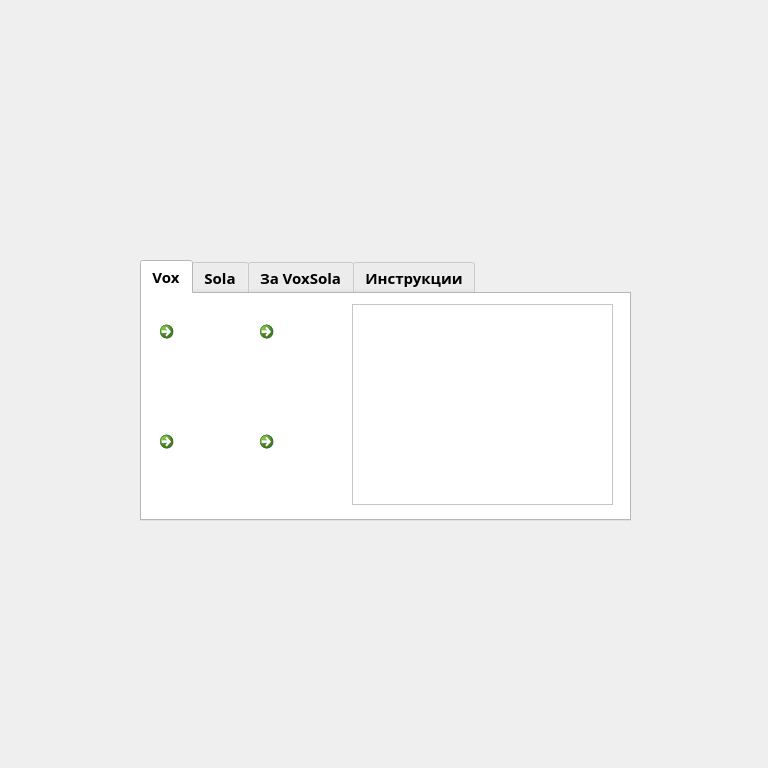
<?xml version="1.0" encoding="UTF-8"?>
<ui version="4.0">
 <class>MainVoxSolaDialog</class>
 <widget class="QDialog" name="MainVoxSolaDialog">
  <property name="geometry">
   <rect>
    <x>0</x>
    <y>0</y>
    <width>768</width>
    <height>768</height>
   </rect>
  </property>
  <property name="windowTitle">
   <string>Dialog</string>
  </property>
  <property name="windowIcon">
   <iconset resource="MainResources/MainVoxSolaResources.qrc">
    <normaloff>:/Images/Images/VoxSolaIcon.ico</normaloff>:/Images/Images/VoxSolaIcon.ico</iconset>
  </property>
  <widget class="QTabWidget" name="tabWidget">
   <property name="geometry">
    <rect>
     <x>140</x>
     <y>260</y>
     <width>491</width>
     <height>261</height>
    </rect>
   </property>
   <property name="palette">
    <palette>
     <active>
      <colorrole role="WindowText">
       <brush brushstyle="SolidPattern">
        <color alpha="255">
         <red>0</red>
         <green>0</green>
         <blue>0</blue>
        </color>
       </brush>
      </colorrole>
      <colorrole role="Button">
       <brush brushstyle="SolidPattern">
        <color alpha="255">
         <red>255</red>
         <green>255</green>
         <blue>255</blue>
        </color>
       </brush>
      </colorrole>
      <colorrole role="Light">
       <brush brushstyle="SolidPattern">
        <color alpha="255">
         <red>255</red>
         <green>255</green>
         <blue>255</blue>
        </color>
       </brush>
      </colorrole>
      <colorrole role="Midlight">
       <brush brushstyle="SolidPattern">
        <color alpha="255">
         <red>255</red>
         <green>255</green>
         <blue>255</blue>
        </color>
       </brush>
      </colorrole>
      <colorrole role="Dark">
       <brush brushstyle="SolidPattern">
        <color alpha="255">
         <red>127</red>
         <green>127</green>
         <blue>127</blue>
        </color>
       </brush>
      </colorrole>
      <colorrole role="Mid">
       <brush brushstyle="SolidPattern">
        <color alpha="255">
         <red>170</red>
         <green>170</green>
         <blue>170</blue>
        </color>
       </brush>
      </colorrole>
      <colorrole role="Text">
       <brush brushstyle="SolidPattern">
        <color alpha="255">
         <red>0</red>
         <green>0</green>
         <blue>0</blue>
        </color>
       </brush>
      </colorrole>
      <colorrole role="BrightText">
       <brush brushstyle="SolidPattern">
        <color alpha="255">
         <red>255</red>
         <green>255</green>
         <blue>255</blue>
        </color>
       </brush>
      </colorrole>
      <colorrole role="ButtonText">
       <brush brushstyle="SolidPattern">
        <color alpha="255">
         <red>0</red>
         <green>0</green>
         <blue>0</blue>
        </color>
       </brush>
      </colorrole>
      <colorrole role="Base">
       <brush brushstyle="SolidPattern">
        <color alpha="255">
         <red>255</red>
         <green>255</green>
         <blue>255</blue>
        </color>
       </brush>
      </colorrole>
      <colorrole role="Window">
       <brush brushstyle="SolidPattern">
        <color alpha="255">
         <red>255</red>
         <green>255</green>
         <blue>255</blue>
        </color>
       </brush>
      </colorrole>
      <colorrole role="Shadow">
       <brush brushstyle="SolidPattern">
        <color alpha="255">
         <red>0</red>
         <green>0</green>
         <blue>0</blue>
        </color>
       </brush>
      </colorrole>
      <colorrole role="AlternateBase">
       <brush brushstyle="SolidPattern">
        <color alpha="255">
         <red>255</red>
         <green>255</green>
         <blue>255</blue>
        </color>
       </brush>
      </colorrole>
      <colorrole role="ToolTipBase">
       <brush brushstyle="SolidPattern">
        <color alpha="255">
         <red>255</red>
         <green>255</green>
         <blue>220</blue>
        </color>
       </brush>
      </colorrole>
      <colorrole role="ToolTipText">
       <brush brushstyle="SolidPattern">
        <color alpha="255">
         <red>0</red>
         <green>0</green>
         <blue>0</blue>
        </color>
       </brush>
      </colorrole>
     </active>
     <inactive>
      <colorrole role="WindowText">
       <brush brushstyle="SolidPattern">
        <color alpha="255">
         <red>0</red>
         <green>0</green>
         <blue>0</blue>
        </color>
       </brush>
      </colorrole>
      <colorrole role="Button">
       <brush brushstyle="SolidPattern">
        <color alpha="255">
         <red>255</red>
         <green>255</green>
         <blue>255</blue>
        </color>
       </brush>
      </colorrole>
      <colorrole role="Light">
       <brush brushstyle="SolidPattern">
        <color alpha="255">
         <red>255</red>
         <green>255</green>
         <blue>255</blue>
        </color>
       </brush>
      </colorrole>
      <colorrole role="Midlight">
       <brush brushstyle="SolidPattern">
        <color alpha="255">
         <red>255</red>
         <green>255</green>
         <blue>255</blue>
        </color>
       </brush>
      </colorrole>
      <colorrole role="Dark">
       <brush brushstyle="SolidPattern">
        <color alpha="255">
         <red>127</red>
         <green>127</green>
         <blue>127</blue>
        </color>
       </brush>
      </colorrole>
      <colorrole role="Mid">
       <brush brushstyle="SolidPattern">
        <color alpha="255">
         <red>170</red>
         <green>170</green>
         <blue>170</blue>
        </color>
       </brush>
      </colorrole>
      <colorrole role="Text">
       <brush brushstyle="SolidPattern">
        <color alpha="255">
         <red>0</red>
         <green>0</green>
         <blue>0</blue>
        </color>
       </brush>
      </colorrole>
      <colorrole role="BrightText">
       <brush brushstyle="SolidPattern">
        <color alpha="255">
         <red>255</red>
         <green>255</green>
         <blue>255</blue>
        </color>
       </brush>
      </colorrole>
      <colorrole role="ButtonText">
       <brush brushstyle="SolidPattern">
        <color alpha="255">
         <red>0</red>
         <green>0</green>
         <blue>0</blue>
        </color>
       </brush>
      </colorrole>
      <colorrole role="Base">
       <brush brushstyle="SolidPattern">
        <color alpha="255">
         <red>255</red>
         <green>255</green>
         <blue>255</blue>
        </color>
       </brush>
      </colorrole>
      <colorrole role="Window">
       <brush brushstyle="SolidPattern">
        <color alpha="255">
         <red>255</red>
         <green>255</green>
         <blue>255</blue>
        </color>
       </brush>
      </colorrole>
      <colorrole role="Shadow">
       <brush brushstyle="SolidPattern">
        <color alpha="255">
         <red>0</red>
         <green>0</green>
         <blue>0</blue>
        </color>
       </brush>
      </colorrole>
      <colorrole role="AlternateBase">
       <brush brushstyle="SolidPattern">
        <color alpha="255">
         <red>255</red>
         <green>255</green>
         <blue>255</blue>
        </color>
       </brush>
      </colorrole>
      <colorrole role="ToolTipBase">
       <brush brushstyle="SolidPattern">
        <color alpha="255">
         <red>255</red>
         <green>255</green>
         <blue>220</blue>
        </color>
       </brush>
      </colorrole>
      <colorrole role="ToolTipText">
       <brush brushstyle="SolidPattern">
        <color alpha="255">
         <red>0</red>
         <green>0</green>
         <blue>0</blue>
        </color>
       </brush>
      </colorrole>
     </inactive>
     <disabled>
      <colorrole role="WindowText">
       <brush brushstyle="SolidPattern">
        <color alpha="255">
         <red>127</red>
         <green>127</green>
         <blue>127</blue>
        </color>
       </brush>
      </colorrole>
      <colorrole role="Button">
       <brush brushstyle="SolidPattern">
        <color alpha="255">
         <red>255</red>
         <green>255</green>
         <blue>255</blue>
        </color>
       </brush>
      </colorrole>
      <colorrole role="Light">
       <brush brushstyle="SolidPattern">
        <color alpha="255">
         <red>255</red>
         <green>255</green>
         <blue>255</blue>
        </color>
       </brush>
      </colorrole>
      <colorrole role="Midlight">
       <brush brushstyle="SolidPattern">
        <color alpha="255">
         <red>255</red>
         <green>255</green>
         <blue>255</blue>
        </color>
       </brush>
      </colorrole>
      <colorrole role="Dark">
       <brush brushstyle="SolidPattern">
        <color alpha="255">
         <red>127</red>
         <green>127</green>
         <blue>127</blue>
        </color>
       </brush>
      </colorrole>
      <colorrole role="Mid">
       <brush brushstyle="SolidPattern">
        <color alpha="255">
         <red>170</red>
         <green>170</green>
         <blue>170</blue>
        </color>
       </brush>
      </colorrole>
      <colorrole role="Text">
       <brush brushstyle="SolidPattern">
        <color alpha="255">
         <red>127</red>
         <green>127</green>
         <blue>127</blue>
        </color>
       </brush>
      </colorrole>
      <colorrole role="BrightText">
       <brush brushstyle="SolidPattern">
        <color alpha="255">
         <red>255</red>
         <green>255</green>
         <blue>255</blue>
        </color>
       </brush>
      </colorrole>
      <colorrole role="ButtonText">
       <brush brushstyle="SolidPattern">
        <color alpha="255">
         <red>127</red>
         <green>127</green>
         <blue>127</blue>
        </color>
       </brush>
      </colorrole>
      <colorrole role="Base">
       <brush brushstyle="SolidPattern">
        <color alpha="255">
         <red>255</red>
         <green>255</green>
         <blue>255</blue>
        </color>
       </brush>
      </colorrole>
      <colorrole role="Window">
       <brush brushstyle="SolidPattern">
        <color alpha="255">
         <red>255</red>
         <green>255</green>
         <blue>255</blue>
        </color>
       </brush>
      </colorrole>
      <colorrole role="Shadow">
       <brush brushstyle="SolidPattern">
        <color alpha="255">
         <red>0</red>
         <green>0</green>
         <blue>0</blue>
        </color>
       </brush>
      </colorrole>
      <colorrole role="AlternateBase">
       <brush brushstyle="SolidPattern">
        <color alpha="255">
         <red>255</red>
         <green>255</green>
         <blue>255</blue>
        </color>
       </brush>
      </colorrole>
      <colorrole role="ToolTipBase">
       <brush brushstyle="SolidPattern">
        <color alpha="255">
         <red>255</red>
         <green>255</green>
         <blue>220</blue>
        </color>
       </brush>
      </colorrole>
      <colorrole role="ToolTipText">
       <brush brushstyle="SolidPattern">
        <color alpha="255">
         <red>0</red>
         <green>0</green>
         <blue>0</blue>
        </color>
       </brush>
      </colorrole>
     </disabled>
    </palette>
   </property>
   <property name="font">
    <font>
     <family>Lucida Handwriting</family>
     <pointsize>11</pointsize>
     <weight>75</weight>
     <italic>false</italic>
     <bold>true</bold>
     <underline>false</underline>
     <strikeout>false</strikeout>
    </font>
   </property>
   <property name="tabPosition">
    <enum>QTabWidget::North</enum>
   </property>
   <property name="tabShape">
    <enum>QTabWidget::Rounded</enum>
   </property>
   <property name="currentIndex">
    <number>0</number>
   </property>
   <property name="elideMode">
    <enum>Qt::ElideNone</enum>
   </property>
   <widget class="QWidget" name="CryptTab">
    <attribute name="title">
     <string>Vox</string>
    </attribute>
    <widget class="QPlainTextEdit" name="CryptPlainBox">
     <property name="geometry">
      <rect>
       <x>210</x>
       <y>10</y>
       <width>261</width>
       <height>201</height>
      </rect>
     </property>
     <property name="font">
      <font>
       <family>MS Shell Dlg 2</family>
       <pointsize>10</pointsize>
       <weight>50</weight>
       <bold>false</bold>
      </font>
     </property>
    </widget>
    <widget class="QCommandLinkButton" name="CryptButton">
     <property name="geometry">
      <rect>
       <x>10</x>
       <y>20</y>
       <width>81</width>
       <height>81</height>
      </rect>
     </property>
     <property name="toolTip">
      <string>&lt;html&gt;&lt;head/&gt;&lt;body&gt;&lt;p&gt;&lt;span style=&quot; font-size:14pt; font-weight:600; font-style:italic; color:#000000;&quot;&gt;Криптирай&lt;/span&gt;&lt;/p&gt;&lt;/body&gt;&lt;/html&gt;</string>
     </property>
     <property name="text">
      <string/>
     </property>
     <property name="icon">
      <iconset resource="MainResources/MainVoxSolaResources.qrc">
       <normaloff>:/Images/Images/CryptMessageIcon.png</normaloff>:/Images/Images/CryptMessageIcon.png</iconset>
     </property>
     <property name="iconSize">
      <size>
       <width>64</width>
       <height>64</height>
      </size>
     </property>
    </widget>
    <widget class="QCommandLinkButton" name="SaveMessageButton">
     <property name="geometry">
      <rect>
       <x>110</x>
       <y>20</y>
       <width>81</width>
       <height>81</height>
      </rect>
     </property>
     <property name="toolTip">
      <string>&lt;html&gt;&lt;head/&gt;&lt;body&gt;&lt;p&gt;&lt;span style=&quot; font-size:14pt; font-weight:600; font-style:italic; color:#000000;&quot;&gt;Запиши&lt;/span&gt;&lt;/p&gt;&lt;/body&gt;&lt;/html&gt;</string>
     </property>
     <property name="text">
      <string/>
     </property>
     <property name="icon">
      <iconset resource="MainResources/MainVoxSolaResources.qrc">
       <normaloff>:/Images/Images/SaveCryptedMessageIcon.png</normaloff>:/Images/Images/SaveCryptedMessageIcon.png</iconset>
     </property>
     <property name="iconSize">
      <size>
       <width>64</width>
       <height>64</height>
      </size>
     </property>
    </widget>
    <widget class="QCommandLinkButton" name="PlayMessageButton">
     <property name="geometry">
      <rect>
       <x>10</x>
       <y>130</y>
       <width>81</width>
       <height>81</height>
      </rect>
     </property>
     <property name="toolTip">
      <string>&lt;html&gt;&lt;head/&gt;&lt;body&gt;&lt;p&gt;&lt;span style=&quot; font-size:14pt; font-weight:600; font-style:italic; color:#000000;&quot;&gt;Прослушай&lt;/span&gt;&lt;/p&gt;&lt;/body&gt;&lt;/html&gt;</string>
     </property>
     <property name="text">
      <string/>
     </property>
     <property name="icon">
      <iconset resource="MainResources/MainVoxSolaResources.qrc">
       <normaloff>:/Images/Images/PlayMessageIcon.png</normaloff>:/Images/Images/PlayMessageIcon.png</iconset>
     </property>
     <property name="iconSize">
      <size>
       <width>64</width>
       <height>64</height>
      </size>
     </property>
    </widget>
    <widget class="QCommandLinkButton" name="StopMessageButton">
     <property name="geometry">
      <rect>
       <x>110</x>
       <y>130</y>
       <width>81</width>
       <height>81</height>
      </rect>
     </property>
     <property name="toolTip">
      <string>&lt;html&gt;&lt;head/&gt;&lt;body&gt;&lt;p&gt;&lt;span style=&quot; font-size:14pt; font-weight:600; font-style:italic; color:#000000;&quot;&gt;Спри&lt;/span&gt;&lt;/p&gt;&lt;/body&gt;&lt;/html&gt;</string>
     </property>
     <property name="text">
      <string/>
     </property>
     <property name="icon">
      <iconset resource="MainResources/MainVoxSolaResources.qrc">
       <normaloff>:/Images/Images/StopPlayingCryptedMessageIcon.png</normaloff>:/Images/Images/StopPlayingCryptedMessageIcon.png</iconset>
     </property>
     <property name="iconSize">
      <size>
       <width>64</width>
       <height>64</height>
      </size>
     </property>
    </widget>
   </widget>
   <widget class="QWidget" name="DecryptTab">
    <attribute name="title">
     <string>Sola</string>
    </attribute>
    <widget class="QPlainTextEdit" name="DecryptPlainBox">
     <property name="geometry">
      <rect>
       <x>210</x>
       <y>10</y>
       <width>261</width>
       <height>201</height>
      </rect>
     </property>
     <property name="font">
      <font>
       <family>MS Shell Dlg 2</family>
       <pointsize>10</pointsize>
       <weight>50</weight>
       <italic>false</italic>
       <bold>false</bold>
       <underline>false</underline>
       <strikeout>false</strikeout>
      </font>
     </property>
     <property name="readOnly">
      <bool>false</bool>
     </property>
    </widget>
    <widget class="QCommandLinkButton" name="DecryptMessageButton">
     <property name="geometry">
      <rect>
       <x>60</x>
       <y>20</y>
       <width>81</width>
       <height>81</height>
      </rect>
     </property>
     <property name="toolTip">
      <string>&lt;html&gt;&lt;head/&gt;&lt;body&gt;&lt;p&gt;&lt;span style=&quot; font-size:14pt; font-weight:600; font-style:italic; color:#000000;&quot;&gt;Декриптирай&lt;/span&gt;&lt;/p&gt;&lt;/body&gt;&lt;/html&gt;</string>
     </property>
     <property name="text">
      <string/>
     </property>
     <property name="icon">
      <iconset resource="MainResources/MainVoxSolaResources.qrc">
       <normaloff>:/Images/Images/DecryptMessageIcon.png</normaloff>:/Images/Images/DecryptMessageIcon.png</iconset>
     </property>
     <property name="iconSize">
      <size>
       <width>64</width>
       <height>64</height>
      </size>
     </property>
    </widget>
    <widget class="QCommandLinkButton" name="PlayMessageOnDecrypt">
     <property name="geometry">
      <rect>
       <x>10</x>
       <y>130</y>
       <width>81</width>
       <height>81</height>
      </rect>
     </property>
     <property name="toolTip">
      <string>&lt;html&gt;&lt;head/&gt;&lt;body&gt;&lt;p&gt;&lt;span style=&quot; font-size:14pt; font-weight:600; font-style:italic; color:#000000;&quot;&gt;Прослушай&lt;/span&gt;&lt;/p&gt;&lt;/body&gt;&lt;/html&gt;</string>
     </property>
     <property name="text">
      <string/>
     </property>
     <property name="icon">
      <iconset resource="MainResources/MainVoxSolaResources.qrc">
       <normaloff>:/Images/Images/PlayMessageIcon.png</normaloff>:/Images/Images/PlayMessageIcon.png</iconset>
     </property>
     <property name="iconSize">
      <size>
       <width>64</width>
       <height>64</height>
      </size>
     </property>
    </widget>
    <widget class="QCommandLinkButton" name="StopMessageOnDecrypt">
     <property name="geometry">
      <rect>
       <x>110</x>
       <y>130</y>
       <width>81</width>
       <height>81</height>
      </rect>
     </property>
     <property name="toolTip">
      <string>&lt;html&gt;&lt;head/&gt;&lt;body&gt;&lt;p&gt;&lt;span style=&quot; font-size:14pt; font-weight:600; font-style:italic; color:#000000;&quot;&gt;Спри&lt;/span&gt;&lt;/p&gt;&lt;/body&gt;&lt;/html&gt;</string>
     </property>
     <property name="text">
      <string/>
     </property>
     <property name="icon">
      <iconset resource="MainResources/MainVoxSolaResources.qrc">
       <normaloff>:/Images/Images/StopPlayingCryptedMessageIcon.png</normaloff>:/Images/Images/StopPlayingCryptedMessageIcon.png</iconset>
     </property>
     <property name="iconSize">
      <size>
       <width>64</width>
       <height>64</height>
      </size>
     </property>
    </widget>
   </widget>
   <widget class="QWidget" name="AboutTab">
    <attribute name="title">
     <string>За VoxSola</string>
    </attribute>
    <widget class="QTextBrowser" name="textBrowser">
     <property name="geometry">
      <rect>
       <x>10</x>
       <y>10</y>
       <width>361</width>
       <height>211</height>
      </rect>
     </property>
     <property name="html">
      <string>&lt;!DOCTYPE HTML PUBLIC &quot;-//W3C//DTD HTML 4.0//EN&quot; &quot;http://www.w3.org/TR/REC-html40/strict.dtd&quot;&gt;
&lt;html&gt;&lt;head&gt;&lt;meta name=&quot;qrichtext&quot; content=&quot;1&quot; /&gt;&lt;style type=&quot;text/css&quot;&gt;
p, li { white-space: pre-wrap; }
&lt;/style&gt;&lt;/head&gt;&lt;body style=&quot; font-family:'Lucida Handwriting'; font-size:11pt; font-weight:600; font-style:normal;&quot;&gt;
&lt;p style=&quot; margin-top:0px; margin-bottom:0px; margin-left:0px; margin-right:0px; -qt-block-indent:0; text-indent:0px;&quot;&gt;&lt;span style=&quot; font-family:'MS Shell Dlg 2'; font-size:14pt; font-weight:400; text-decoration: underline;&quot;&gt;За автора:&lt;/span&gt;&lt;/p&gt;
&lt;p style=&quot;-qt-paragraph-type:empty; margin-top:0px; margin-bottom:0px; margin-left:0px; margin-right:0px; -qt-block-indent:0; text-indent:0px; font-family:'MS Shell Dlg 2'; font-size:14pt; font-weight:400; text-decoration: underline;&quot;&gt;&lt;br /&gt;&lt;/p&gt;
&lt;p style=&quot; margin-top:0px; margin-bottom:0px; margin-left:0px; margin-right:0px; -qt-block-indent:0; text-indent:0px;&quot;&gt;&lt;span style=&quot; font-family:'MS Shell Dlg 2'; font-weight:400;&quot;&gt;Име: Радослав Златомиров Георгиев&lt;/span&gt;&lt;/p&gt;
&lt;p style=&quot; margin-top:0px; margin-bottom:0px; margin-left:0px; margin-right:0px; -qt-block-indent:0; text-indent:0px;&quot;&gt;&lt;span style=&quot; font-family:'MS Shell Dlg 2'; font-weight:400;&quot;&gt;Възраст: 18&lt;/span&gt;&lt;/p&gt;
&lt;p style=&quot;-qt-paragraph-type:empty; margin-top:0px; margin-bottom:0px; margin-left:0px; margin-right:0px; -qt-block-indent:0; text-indent:0px; font-family:'MS Shell Dlg 2'; font-size:8.25pt; font-weight:400;&quot;&gt;&lt;br /&gt;&lt;/p&gt;
&lt;p style=&quot;-qt-paragraph-type:empty; margin-top:0px; margin-bottom:0px; margin-left:0px; margin-right:0px; -qt-block-indent:0; text-indent:0px; font-family:'MS Shell Dlg 2'; font-size:8.25pt; font-weight:400;&quot;&gt;&lt;br /&gt;&lt;/p&gt;
&lt;p style=&quot; margin-top:0px; margin-bottom:0px; margin-left:0px; margin-right:0px; -qt-block-indent:0; text-indent:0px;&quot;&gt;&lt;span style=&quot; font-family:'MS Shell Dlg 2'; font-size:14pt; font-weight:400; text-decoration: underline;&quot;&gt;За VoxSola:&lt;/span&gt;&lt;/p&gt;
&lt;p style=&quot;-qt-paragraph-type:empty; margin-top:0px; margin-bottom:0px; margin-left:0px; margin-right:0px; -qt-block-indent:0; text-indent:0px; font-family:'MS Shell Dlg 2'; font-size:14pt; font-weight:400; text-decoration: underline;&quot;&gt;&lt;br /&gt;&lt;/p&gt;
&lt;p style=&quot; margin-top:0px; margin-bottom:0px; margin-left:0px; margin-right:0px; -qt-block-indent:0; text-indent:0px;&quot;&gt;&lt;span style=&quot; font-family:'MS Shell Dlg 2'; font-weight:400;&quot;&gt;Версия: 1.0.0&lt;/span&gt;&lt;/p&gt;
&lt;p style=&quot;-qt-paragraph-type:empty; margin-top:0px; margin-bottom:0px; margin-left:0px; margin-right:0px; -qt-block-indent:0; text-indent:0px; font-family:'MS Shell Dlg 2'; font-weight:400;&quot;&gt;&lt;br /&gt;&lt;/p&gt;
&lt;p style=&quot;-qt-paragraph-type:empty; margin-top:0px; margin-bottom:0px; margin-left:0px; margin-right:0px; -qt-block-indent:0; text-indent:0px; font-family:'MS Shell Dlg 2'; font-weight:400;&quot;&gt;&lt;br /&gt;&lt;/p&gt;&lt;/body&gt;&lt;/html&gt;</string>
     </property>
    </widget>
    <widget class="QCommandLinkButton" name="ExitVoxSolaButton">
     <property name="geometry">
      <rect>
       <x>383</x>
       <y>20</y>
       <width>81</width>
       <height>81</height>
      </rect>
     </property>
     <property name="toolTip">
      <string>&lt;html&gt;&lt;head/&gt;&lt;body&gt;&lt;p align=&quot;justify&quot;&gt;&lt;span style=&quot; font-size:14pt; font-weight:600; font-style:italic; color:#000000;&quot;&gt;Изход&lt;/span&gt;&lt;/p&gt;&lt;/body&gt;&lt;/html&gt;</string>
     </property>
     <property name="text">
      <string/>
     </property>
     <property name="icon">
      <iconset resource="MainResources/MainVoxSolaResources.qrc">
       <normaloff>:/Images/Images/ExitVoxSolaIcon.png</normaloff>:/Images/Images/ExitVoxSolaIcon.png</iconset>
     </property>
     <property name="iconSize">
      <size>
       <width>64</width>
       <height>64</height>
      </size>
     </property>
    </widget>
   </widget>
   <widget class="QWidget" name="tab">
    <attribute name="title">
     <string>Инструкции</string>
    </attribute>
    <widget class="QTextEdit" name="textEdit">
     <property name="geometry">
      <rect>
       <x>10</x>
       <y>10</y>
       <width>468</width>
       <height>211</height>
      </rect>
     </property>
     <property name="font">
      <font>
       <family>Lucida Fax</family>
      </font>
     </property>
     <property name="readOnly">
      <bool>true</bool>
     </property>
     <property name="html">
      <string>&lt;!DOCTYPE HTML PUBLIC &quot;-//W3C//DTD HTML 4.0//EN&quot; &quot;http://www.w3.org/TR/REC-html40/strict.dtd&quot;&gt;
&lt;html&gt;&lt;head&gt;&lt;meta name=&quot;qrichtext&quot; content=&quot;1&quot; /&gt;&lt;style type=&quot;text/css&quot;&gt;
p, li { white-space: pre-wrap; }
&lt;/style&gt;&lt;/head&gt;&lt;body style=&quot; font-family:'Lucida Fax'; font-size:11pt; font-weight:600; font-style:normal;&quot;&gt;
&lt;p align=&quot;center&quot; style=&quot; margin-top:0px; margin-bottom:0px; margin-left:0px; margin-right:0px; -qt-block-indent:0; text-indent:0px;&quot;&gt;&lt;span style=&quot; font-size:12pt; text-decoration: underline;&quot;&gt;Криптиране&lt;/span&gt;&lt;/p&gt;
&lt;p style=&quot;-qt-paragraph-type:empty; margin-top:0px; margin-bottom:0px; margin-left:0px; margin-right:0px; -qt-block-indent:0; text-indent:0px; font-size:14pt; font-style:italic;&quot;&gt;&lt;br /&gt;&lt;/p&gt;
&lt;p style=&quot; margin-top:0px; margin-bottom:0px; margin-left:0px; margin-right:0px; -qt-block-indent:0; text-indent:0px;&quot;&gt;1. Режим &amp;quot;Vox&amp;quot;&lt;/p&gt;
&lt;p style=&quot;-qt-paragraph-type:empty; margin-top:0px; margin-bottom:0px; margin-left:0px; margin-right:0px; -qt-block-indent:0; text-indent:0px;&quot;&gt;&lt;br /&gt;&lt;/p&gt;
&lt;p style=&quot; margin-top:0px; margin-bottom:0px; margin-left:0px; margin-right:0px; -qt-block-indent:0; text-indent:0px;&quot;&gt;2. Въвеждаме съобщение в празното поле&lt;/p&gt;
&lt;p style=&quot; margin-top:0px; margin-bottom:0px; margin-left:0px; margin-right:0px; -qt-block-indent:0; text-indent:0px;&quot;&gt;3. Натискаме бутон за криптиране -&amp;gt;&lt;img src=&quot;:/Images/Images/CryptMessageIcon.png&quot; width=&quot;30&quot; height=&quot;30&quot; /&gt; &lt;/p&gt;
&lt;p style=&quot; margin-top:0px; margin-bottom:0px; margin-left:0px; margin-right:0px; -qt-block-indent:0; text-indent:0px;&quot;&gt;4. Записваме съобщението с бутон -&amp;gt; &lt;img src=&quot;:/Images/Images/SaveCryptedMessageIcon.png&quot; width=&quot;30&quot; height=&quot;30&quot; /&gt; &lt;/p&gt;
&lt;p style=&quot; margin-top:0px; margin-bottom:0px; margin-left:0px; margin-right:0px; -qt-block-indent:0; text-indent:0px;&quot;&gt;    [Избираме директория = празна папка]&lt;/p&gt;
&lt;p style=&quot; margin-top:0px; margin-bottom:0px; margin-left:0px; margin-right:0px; -qt-block-indent:0; text-indent:0px;&quot;&gt;5. Прослушване на съобщението с бутон-&amp;gt; &lt;img src=&quot;:/Images/Images/PlayMessageIcon.png&quot; width=&quot;30&quot; height=&quot;30&quot; /&gt;&lt;/p&gt;
&lt;p style=&quot; margin-top:0px; margin-bottom:0px; margin-left:0px; margin-right:0px; -qt-block-indent:0; text-indent:0px;&quot;&gt;6. Спиране на прослушването с бутон-&amp;gt; &lt;img src=&quot;:/Images/Images/StopPlayingCryptedMessageIcon.png&quot; width=&quot;30&quot; height=&quot;30&quot; /&gt;&lt;/p&gt;
&lt;p style=&quot;-qt-paragraph-type:empty; margin-top:0px; margin-bottom:0px; margin-left:0px; margin-right:0px; -qt-block-indent:0; text-indent:0px;&quot;&gt;&lt;br /&gt;&lt;/p&gt;
&lt;p align=&quot;center&quot; style=&quot;-qt-paragraph-type:empty; margin-top:0px; margin-bottom:0px; margin-left:0px; margin-right:0px; -qt-block-indent:0; text-indent:0px;&quot;&gt;&lt;br /&gt;&lt;/p&gt;
&lt;p align=&quot;center&quot; style=&quot; margin-top:0px; margin-bottom:0px; margin-left:0px; margin-right:0px; -qt-block-indent:0; text-indent:0px;&quot;&gt;&lt;span style=&quot; font-size:12pt; text-decoration: underline;&quot;&gt;Декриптиране&lt;/span&gt;&lt;/p&gt;
&lt;p align=&quot;center&quot; style=&quot;-qt-paragraph-type:empty; margin-top:0px; margin-bottom:0px; margin-left:0px; margin-right:0px; -qt-block-indent:0; text-indent:0px; font-size:12pt; text-decoration: underline;&quot;&gt;&lt;br /&gt;&lt;/p&gt;
&lt;p style=&quot; margin-top:0px; margin-bottom:0px; margin-left:0px; margin-right:0px; -qt-block-indent:0; text-indent:0px;&quot;&gt;1. Режим &amp;quot;Sola&amp;quot;&lt;/p&gt;
&lt;p style=&quot; margin-top:0px; margin-bottom:0px; margin-left:0px; margin-right:0px; -qt-block-indent:0; text-indent:0px;&quot;&gt;2. Натискаме бутон-&amp;gt;&lt;img src=&quot;:/Images/Images/DecryptMessageIcon.png&quot; width=&quot;30&quot; height=&quot;30&quot; /&gt;&lt;/p&gt;
&lt;p style=&quot;-qt-paragraph-type:empty; margin-top:0px; margin-bottom:0px; margin-left:0px; margin-right:0px; -qt-block-indent:0; text-indent:0px;&quot;&gt;&lt;br /&gt;&lt;/p&gt;
&lt;p style=&quot; margin-top:0px; margin-bottom:0px; margin-left:0px; margin-right:0px; -qt-block-indent:0; text-indent:0px;&quot;&gt;3. Избираме директорията, където е записано &lt;/p&gt;
&lt;p style=&quot; margin-top:0px; margin-bottom:0px; margin-left:0px; margin-right:0px; -qt-block-indent:0; text-indent:0px;&quot;&gt;    криптираното съобщение&lt;/p&gt;
&lt;p style=&quot;-qt-paragraph-type:empty; margin-top:0px; margin-bottom:0px; margin-left:0px; margin-right:0px; -qt-block-indent:0; text-indent:0px;&quot;&gt;&lt;br /&gt;&lt;/p&gt;
&lt;p style=&quot; margin-top:0px; margin-bottom:0px; margin-left:0px; margin-right:0px; -qt-block-indent:0; text-indent:0px;&quot;&gt;4. Изчакваме обработка&lt;/p&gt;
&lt;p style=&quot;-qt-paragraph-type:empty; margin-top:0px; margin-bottom:0px; margin-left:0px; margin-right:0px; -qt-block-indent:0; text-indent:0px;&quot;&gt;&lt;br /&gt;&lt;/p&gt;
&lt;p style=&quot; margin-top:0px; margin-bottom:0px; margin-left:0px; margin-right:0px; -qt-block-indent:0; text-indent:0px;&quot;&gt;5. Четем съобщението&lt;/p&gt;
&lt;p style=&quot; margin-top:0px; margin-bottom:0px; margin-left:0px; margin-right:0px; -qt-block-indent:0; text-indent:0px;&quot;&gt;6. Възможност за прослушване на съобщението -&amp;gt; &lt;img src=&quot;:/Images/Images/PlayMessageIcon.png&quot; width=&quot;30&quot; height=&quot;30&quot; /&gt;&lt;/p&gt;
&lt;p style=&quot;-qt-paragraph-type:empty; margin-top:0px; margin-bottom:0px; margin-left:0px; margin-right:0px; -qt-block-indent:0; text-indent:0px;&quot;&gt;&lt;br /&gt;&lt;/p&gt;
&lt;p style=&quot;-qt-paragraph-type:empty; margin-top:0px; margin-bottom:0px; margin-left:0px; margin-right:0px; -qt-block-indent:0; text-indent:0px;&quot;&gt;&lt;br /&gt;&lt;/p&gt;
&lt;p align=&quot;center&quot; style=&quot; margin-top:0px; margin-bottom:0px; margin-left:0px; margin-right:0px; -qt-block-indent:0; text-indent:0px;&quot;&gt;&lt;span style=&quot; font-size:12pt; text-decoration: underline;&quot;&gt;За излизане от програмата&lt;/span&gt;&lt;/p&gt;
&lt;p style=&quot;-qt-paragraph-type:empty; margin-top:0px; margin-bottom:0px; margin-left:0px; margin-right:0px; -qt-block-indent:0; text-indent:0px; font-size:12pt; text-decoration: underline;&quot;&gt;&lt;br /&gt;&lt;/p&gt;
&lt;p style=&quot; margin-top:0px; margin-bottom:0px; margin-left:0px; margin-right:0px; -qt-block-indent:0; text-indent:0px;&quot;&gt;&lt;span style=&quot; font-size:12pt;&quot;&gt;1. Отиваме в &amp;quot;За VoxSola&amp;quot;&lt;/span&gt;&lt;/p&gt;
&lt;p style=&quot;-qt-paragraph-type:empty; margin-top:0px; margin-bottom:0px; margin-left:0px; margin-right:0px; -qt-block-indent:0; text-indent:0px; font-size:12pt;&quot;&gt;&lt;br /&gt;&lt;/p&gt;
&lt;p style=&quot; margin-top:0px; margin-bottom:0px; margin-left:0px; margin-right:0px; -qt-block-indent:0; text-indent:0px;&quot;&gt;&lt;span style=&quot; font-size:12pt;&quot;&gt;2. Натискаме бутон -&amp;gt; &lt;/span&gt;&lt;img src=&quot;:/Images/Images/ExitVoxSolaIcon.png&quot; width=&quot;30&quot; height=&quot;30&quot; /&gt;&lt;span style=&quot; font-size:12pt;&quot;&gt;  или натискаме &amp;quot;Esc&amp;quot;&lt;/span&gt;&lt;/p&gt;&lt;/body&gt;&lt;/html&gt;</string>
     </property>
    </widget>
   </widget>
  </widget>
 </widget>
 <resources>
  <include location="MainResources/MainVoxSolaResources.qrc"/>
 </resources>
 <connections/>
</ui>
